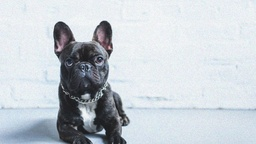
#> input picture src/dog.jpg, 256 x 144 px, shrunk from 1280 x 720 before the run
$ jupyter execute extrair_contorno.ipynb
#> lines starting #> are read from the running program, lines starting #| are printed output that depends on the picture; after the words box and inside, x2 and y2 are one past the last pixel; in counts of white or black regions, pixels touching at a corner belong together
[cell 1]
import cv2
import numpy as np

# Carrega  a imagem
img = cv2.imread("dog.jpg") # carrega a imagem com OpenCV
#> img is the input picture: shape (144, 256, 3); mean B, G, R 210.5, 204.4, 197.7

# mapeia o tamanho da imagem para alocar mémoria para a matriz e percorrer os pixels nos loops
h, w, _ = img.shape # pega as dimensões da imagens (linhas e colunas da matriz, ignorando a terceira dimensão da imagem, que são os 3 canais de cor)
#> h = 144; w = 256

# Transforma em escala de cinza
gray = np.zeros((h, w), dtype=np.float32) # cria a matriz vazia

# percorre os pixels
for y in range(h):
    for x in range(w):
      # extrai individualmente o valor de cada componente R, G e B do pixel
        b = img[y, x, 0]
        g = img[y, x, 1]
        r = img[y, x, 2]

        # média ponderada das componentes para conversão em cinza pela fórmula da luminosidade
        gray[y, x] = 0.114*b + 0.587*g + 0.299*r # armazena a média na matriz
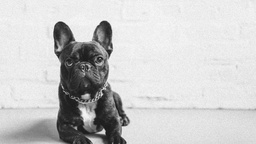
#> gray: shape (144, 256) float32; min 22.59, max 251.4, mean 203.1

# Aplica Convolução, suavizando a imagem com média ponderada local
def convolucao(img, kernel):

    kh, kw = kernel.shape

    ph = kh // 2
    pw = kw // 2

    out = np.zeros_like(img)

    padded = np.pad(
        img,
        ((ph, ph), (pw, pw)),
        mode='edge'
    )

    for y in range(img.shape[0]):
        for x in range(img.shape[1]):

            soma = 0

            for ky in range(kh):
                for kx in range(kw):

                    soma += (
                        padded[y+ky, x+kx]
                        * kernel[ky, kx]
                    )

            out[y, x] = soma

    return out

# Aplica Blur com Filtro Gausiano 6x para suavizar e eliminar ruído
gauss = np.array([
    [1,2,1],
    [2,4,2],
    [1,2,1]
], dtype=np.float32)

gauss /= 16.0 # Normaliza para que a soma do kernel seja igual a 1

blur = gray.copy()

for _ in range(6):
    blur = convolucao(blur, gauss)
#> this loop made 6 passes
#> pass 1, in convolucao, `padded = np.pad( img, ((ph, ph), (pw, pw)), mode='edge' )`:
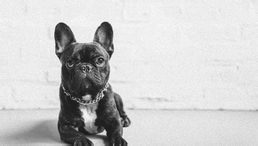
#> padded: shape (146, 258) float32; min 22.59, max 251.4, mean 203.3
#> pass 2, `blur = convolucao(blur, gauss)`:
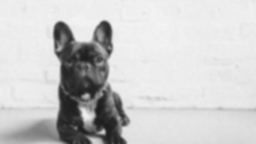
#> blur: shape (144, 256) float32; min 30.45, max 243.8, mean 203.1


# Detecta fundo claro
# Separa a imagem drasticamente em branco e preto para separar o fundo mais claro do cachorro mais escuro.
binary = np.zeros((h, w), dtype=np.uint8)

limiar = 170 # limite da luminosidade

for y in range(h):
    for x in range(w):

        # fundo branco
        if blur[y, x] > limiar:
            binary[y, x] = 255 # converte para branco puro
        else:
            binary[y, x] = 0 # converte para preto puro
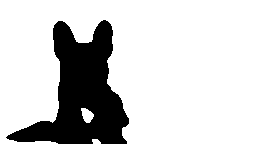
#> binary: shape (144, 256); 80.1% white; 1 black region, box (x1, y1, x2, y2) and area: (6, 20, 129, 144) 7337

# Flood Fill
# Para separar evidentemente o interior do cachorro e o exterior da imagem,
# pois, no meu projeto, não quero que a tartaruga desenhe detalhes interno do cachorro,
# como olhos e nariz, mas sim que contorne a sua borda.

visited = np.zeros((h, w), dtype=bool)

stack = [(0, 0)] # Inicializa uma pilha :)

visited[0,0] = True

direcoes = [
    (-1,0),
    (1,0),
    (0,-1),
    (0,1)
]

while stack:

    y, x = stack.pop()

    for dy, dx in direcoes:

        ny = y + dy
        nx = x + dx

        if (
            0 <= ny < h and
            0 <= nx < w
        ):

            if (
                binary[ny, nx] == 255 and
                not visited[ny, nx]
            ):

                visited[ny, nx] = True
                stack.append((ny, nx))


# Inverte
# Lógica que pensei: se a coordenada não foi visitada pelo loop supracitado,
# significa que ela faz parte do cachorro (seja pelo fato de ser escura originalmente ou por ser uma mancha interna isolada).

dog = np.zeros((h, w), dtype=np.uint8)

for y in range(h):
    for x in range(w):

        # tudo que não é fundo
        if not visited[y, x]:
            dog[y, x] = 255
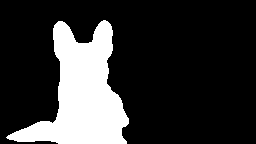
#> dog: shape (144, 256); 20.4% white; 1 white region, box (x1, y1, x2, y2) and area: (6, 20, 129, 144) 7504


# Extrai o Contorno Externo

edge = np.zeros((h, w), dtype=np.uint8)

for y in range(1, h-1):
    for x in range(1, w-1):

        if dog[y, x] == 255: # Verifica se o pixel atual pertence à silhueta do cachorro.

            # Coleta os valores de intensidade dos vizinhos
            vizinhos = [
                dog[y-1, x],
                dog[y+1, x],
                dog[y, x-1],
                dog[y, x+1]
            ]

            # Se o pixel é branco, mas pelo menos um de seus vizinhos é preto (0),
            # significa que esse pixel está exatamente na fronteira entre o cachorro e o fundo. Logo, ele é marcado como borda.
            if 0 in vizinhos:
                edge[y, x] = 255
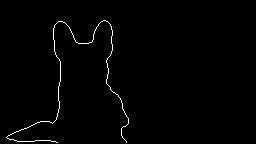
#> edge: shape (144, 256); 1.1% white in thin lines or dots, all inside (x1, y1, x2, y2) = (6, 20, 129, 143)

# Engrossa o Contorno, pois o mapeamento de pontos não estava tão preciso para o caminho da tartaruga
# apenas com o contorno de raio padrão igual a 1.
thick = np.zeros((h, w), dtype=np.uint8)

raio = 2

for y in range(h):
    for x in range(w):

        if edge[y, x] == 255:

            # pinta vizinhos ao redor
            for dy in range(-raio, raio + 1):
                for dx in range(-raio, raio + 1):

                    ny = y + dy
                    nx = x + dx

                    if (
                        0 <= ny < h and
                        0 <= nx < w
                    ):

                        thick[ny, nx] = 255
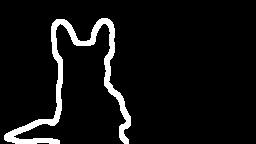
#> thick: shape (144, 256); 6.6% white; 1 white region, box (x1, y1, x2, y2) and area: (4, 18, 131, 144) 2447

# gera imagem com borda
cv2.imwrite("contorno.png", thick)
#> Out = True
